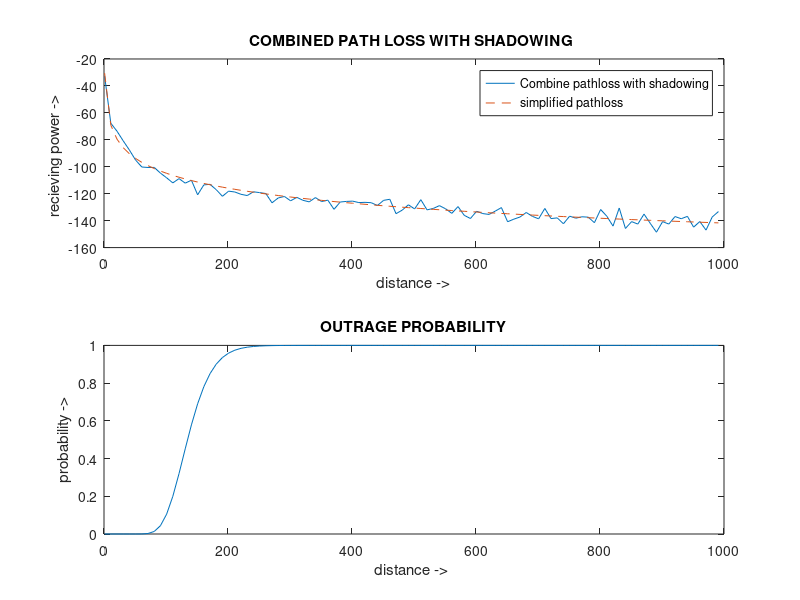

Write the MATLAB code that produced this figure.
%%%%%%%%%%%%%%%%%%%%%%%%%%%%%%%%%%%%%%%%%%%%%%%%%%%%%%%%%%%%%%%%
%plot 1. COMBINED PATH LOSS WITH SHADOWING & SIMPLIFIED PATHLOSS
%plot 2. OUTRAGE PROBABILITY
lamda=0.333;%wavelenght
k=-31.53;
gamma=3.709;%pathloss exponetial
var=13.71;%variance of gaussian distribution
d=1:10:1000;
d_o=1;
p_t=1;
p_r=p_t+(k)-10*gamma*log10(d/d_o)-normrnd(0,sqrt(var),size(d));%recieving power at distance d in dB
p_min=-110.5;%minimum power in dBm
p_tp=10*10^-3;%Transmit power in mW
p=1-qfunc(((p_min-(p_tp+k-10*gamma*log10(d/d_o)))/sqrt(var)));%outrange probability
p_simpli = p_t + k - 10*gamma*log10(d/d_o);%simplified pathloss
subplot(2,1,1);
plot(d,p_r,d,p_simpli,'--');
legend('Combine pathloss with shadowing','simplified pathloss');
xlabel('distance ->');
ylabel('recieving power -> ');
title('COMBINED PATH LOSS WITH SHADOWING ');
subplot(2,1,2);
plot(d,p);
xlabel('distance -> ');
ylabel('probability ->');
title('OUTRAGE PROBABILITY');






